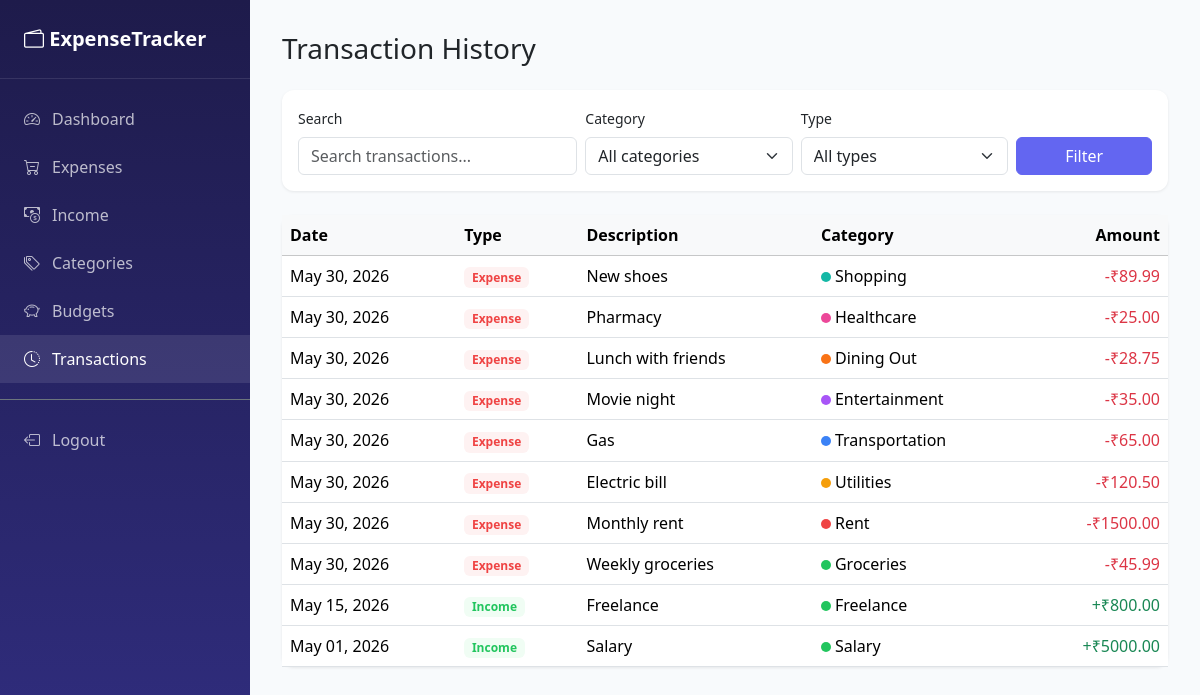
Page /transactions/ (signed in) on the committed database.
### finance/models.py (models this page shows, shortened)
class Expense(models.Model):
    user = models.ForeignKey(User, on_delete=models.CASCADE, related_name="expenses")
    category = models.ForeignKey(
        Category, on_delete=models.SET_NULL, null=True, related_name="expenses"
    )
    amount = models.DecimalField(
        max_digits=12, decimal_places=2, validators=[MinValueValidator(0.01)]
    )
    description = models.CharField(max_length=255, blank=True)
    date = models.DateField(default=timezone.now)
    created_at = models.DateTimeField(auto_now_add=True)
    class Meta:
        ordering = ["-date", "-created_at"]

class Category(models.Model):
    user = models.ForeignKey(User, on_delete=models.CASCADE, related_name="categories")
    name = models.CharField(max_length=100)
    color = models.CharField(max_length=7, default="#6366f1")
    created_at = models.DateTimeField(auto_now_add=True)
    class Meta:
        verbose_name_plural = "categories"
        unique_together = ("user", "name")
        ordering = ["name"]

class Income(models.Model):
    user = models.ForeignKey(User, on_delete=models.CASCADE, related_name="incomes")
    source = models.CharField(max_length=100)
    amount = models.DecimalField(
        max_digits=12, decimal_places=2, validators=[MinValueValidator(0.01)]
    )
    description = models.CharField(max_length=255, blank=True)
    date = models.DateField(default=timezone.now)
    created_at = models.DateTimeField(auto_now_add=True)
    class Meta:
        ordering = ["-date", "-created_at"]

### finance/views.py (the view)
# urls.py: path("transactions/", views.transaction_history, name="transactions"),
@login_required
def transaction_history(request):
    search = request.GET.get("search", "")
    category_id = request.GET.get("category")
    tx_type = request.GET.get("type")
    categories = Category.objects.filter(user=request.user)
    transactions = get_transaction_history(request.user, search, category_id, tx_type)
    return render(
        request,
        "finance/transactions.html",
        {
            "transactions": transactions,
            "categories": categories,
            "search": search,
            "selected_category": category_id,
            "selected_type": tx_type,
        },
    )

### finance/templates/finance/transactions.html (shortened to what this page needs)
{% extends "finance/base.html" %}
{% block content %}
<div class="d-flex justify-content-between align-items-center mb-4">
    <h1 class="h3 mb-0">Transaction History</h1>
</div>
<form method="get" class="card p-3 mb-4">
    <div class="row g-2 align-items-end">
        <div class="col-md-4">
            <label class="form-label small">Search</label>
            <input type="text" name="search" value="{{ search }}" class="form-control" placeholder="Search transactions...">
        </div>
        <div class="col-md-3">
            <label class="form-label small">Category</label>
            <select name="category" class="form-select">
                <option value="">All categories</option>
            </select>
        </div>
        <div class="col-md-3">
            <label class="form-label small">Type</label>
            <select name="type" class="form-select">
                <option value="">All types</option>
            </select>
        </div>
        <div class="col-md-2">
            <button type="submit" class="btn btn-primary w-100">Filter</button>
        </div>
    </div>
</form>
<div class="card">
    <div class="table-responsive">
        <table class="table table-hover mb-0">
            <thead class="table-light">
                <tr>
                    <th>Date</th>
                    <th>Type</th>
                    <th>Description</th>
                    <th>Category</th>
                    <th class="text-end">Amount</th>
                </tr>
            </thead>
            <tbody>
                {% for tx in transactions %}
                <tr>
                    <td>{{ tx.date|date:"M d, Y" }}</td>
                    <td><span class="badge {% if tx.type == 'income' %}badge-income{% else %}badge-expense{% endif %}">{{ tx.type|title }}</span></td>
                    <td>{{ tx.label }}</td>
                    <td><span class="category-dot me-1" style="background: {{ tx.category_color }}"></span>{{ tx.category }}</td>
                    <td class="text-end {% if tx.type == 'income' %}text-success{% else %}text-danger{% endif %}">
                        {% if tx.type == 'income' %}+{% else %}-{% endif %}₹{{ tx.amount|floatformat:2 }}
                    </td>
                </tr>
                {% empty %}
                <tr><td colspan="5" class="text-center text-muted py-4">No transactions found</td></tr>
                {% endfor %}
            </tbody>
        </table>
    </div>
</div>
{% endblock %}

### finance/templates/finance/base.html (shortened to what this page needs)
<!DOCTYPE html>
<html lang="en">
<head>
    <link href="https://cdn.jsdelivr.net/npm/bootstrap@5.3.3/dist/css/bootstrap.min.css" rel="stylesheet">
    <link href="https://cdn.jsdelivr.net/npm/bootstrap-icons@1.11.3/font/bootstrap-icons.min.css" rel="stylesheet">
</head>
<body>
    {% if user.is_authenticated %}
    <nav class="sidebar">
        <div class="brand"><i class="bi bi-wallet2"></i> ExpenseTracker</div>
        <ul class="nav flex-column">
            <li><a class="nav-link {% if request.resolver_match.url_name == 'dashboard' %}active{% endif %}" href="{% url 'dashboard' %}"><i class="bi bi-speedometer2"></i> Dashboard</a></li>
            <li><a class="nav-link {% if 'expense' in request.resolver_match.url_name %}active{% endif %}" href="{% url 'expense_list' %}"><i class="bi bi-cart-dash"></i> Expenses</a></li>
            <li><a class="nav-link {% if 'income' in request.resolver_match.url_name %}active{% endif %}" href="{% url 'income_list' %}"><i class="bi bi-cash-coin"></i> Income</a></li>
            <li><a class="nav-link {% if 'categor' in request.resolver_match.url_name %}active{% endif %}" href="{% url 'category_list' %}"><i class="bi bi-tags"></i> Categories</a></li>
            <li><a class="nav-link {% if 'budget' in request.resolver_match.url_name %}active{% endif %}" href="{% url 'budget_list' %}"><i class="bi bi-piggy-bank"></i> Budgets</a></li>
            <li><a class="nav-link {% if request.resolver_match.url_name == 'transactions' %}active{% endif %}" href="{% url 'transactions' %}"><i class="bi bi-clock-history"></i> Transactions</a></li>
            <li class="mt-3 pt-3 border-top border-secondary">
                <form method="post" action="{% url 'logout' %}" class="logout-form">
                    <button type="submit" class="nav-link logout-btn">
                        <i class="bi bi-box-arrow-left"></i> Logout
                    </button>
                </form>
            </li>
        </ul>
    </nav>
    {% endif %}
    <main class="{% if user.is_authenticated %}main-content{% else %}container py-5{% endif %}">
        {% block content %}{% endblock %}
    </main>
</body>
</html>

### finance/templates/finance/base.html (style rules this page uses)
:root { --sidebar-width: 250px; --primary: #6366f1; --primary-dark: #4f46e5; }
body { background: #f8fafc; min-height: 100vh; }
.sidebar { width: var(--sidebar-width); min-height: 100vh; background: linear-gradient(180deg, #1e1b4b 0%, #312e81 100%); position: fixed; left: 0; top: 0; padding: 1.5rem 0; z-index: 100; }
.sidebar .brand { color: white; font-weight: 700; font-size: 1.25rem; padding: 0 1.5rem 1.5rem; border-bottom: 1px solid rgba(255,255,255,0.1); margin-bottom: 1rem; }
.sidebar .nav-link { color: rgba(255,255,255,0.7); padding: 0.75rem 1.5rem; display: flex; align-items: center; gap: 0.75rem; transition: all 0.2s; }
.sidebar .nav-link:hover, .sidebar .nav-link.active { color: white; background: rgba(255,255,255,0.1); }
.main-content { margin-left: var(--sidebar-width); padding: 2rem; }
.card { border: none; border-radius: 12px; box-shadow: 0 1px 3px rgba(0,0,0,0.08); }
.btn-primary { background: var(--primary); border-color: var(--primary); }
.badge-expense { background: #fef2f2; color: #ef4444; }
.badge-income { background: #f0fdf4; color: #22c55e; }
.category-dot { width: 10px; height: 10px; border-radius: 50%; display: inline-block; }
.logout-form { margin: 0; }
.logout-btn { width: 100%; border: none; background: transparent; cursor: pointer; text-align: left; }

### rows in the picture
Expense: date "May 30, 2026", label "New shoes", amount "89.99"
Category: category "Shopping"
Expense: date "May 30, 2026", label "Pharmacy", amount "25.00"
Category: category "Healthcare"
Expense: date "May 30, 2026", label "Lunch with friends", amount "28.75"
Category: category "Dining Out"
Expense: date "May 30, 2026", label "Movie night", amount "35.00"
Category: category "Entertainment"
Expense: date "May 30, 2026", label "Gas", amount "65.00"
Category: category "Transportation"
Expense: date "May 30, 2026", label "Electric bill", amount "120.50"
Category: category "Utilities"
Expense: date "May 30, 2026", label "Monthly rent", amount "1500.00"
Category: category "Rent"
Expense: date "May 30, 2026", label "Weekly groceries", amount "45.99"
Category: category "Groceries"
Income: date "May 15, 2026", label "Freelance", category "Freelance", amount "800.00"
Income: date "May 01, 2026", label "Salary", category "Salary", amount "5000.00"

### other values in the picture
{{ tx.type|title }} "Expense" "Expense" "Expense" "Expense" "Expense" "Expense" "Expense" "Expense" "Income" "Income"
